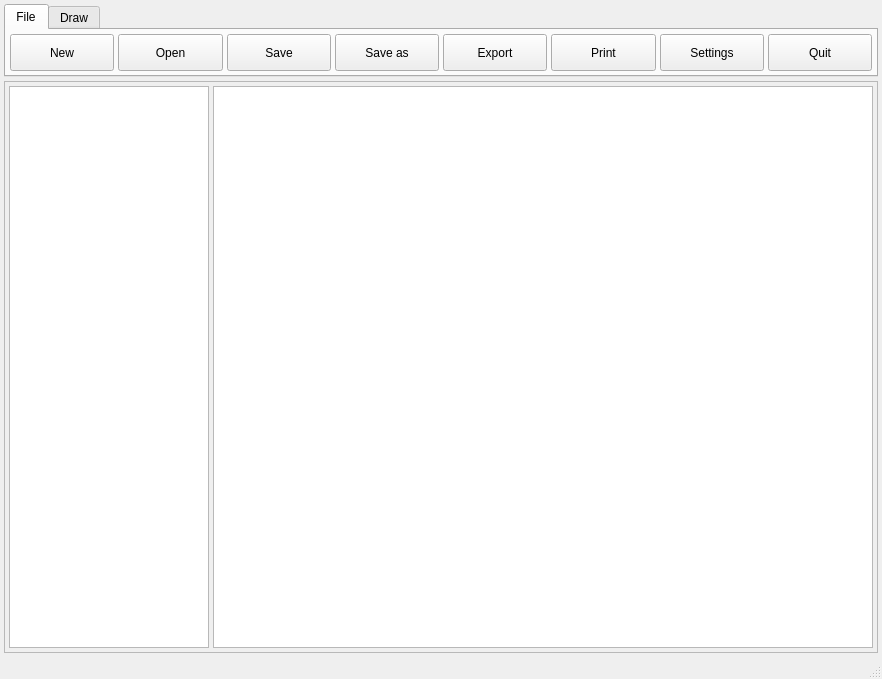
<?xml version="1.0" encoding="UTF-8"?>
<ui version="4.0">
 <class>MainWindow</class>
 <widget class="QMainWindow" name="MainWindow">
  <property name="geometry">
   <rect>
    <x>0</x>
    <y>0</y>
    <width>882</width>
    <height>679</height>
   </rect>
  </property>
  <property name="windowTitle">
   <string>MainWindow</string>
  </property>
  <property name="locale">
   <locale language="English" country="UnitedKingdom"/>
  </property>
  <widget class="QWidget" name="centralWidget">
   <layout class="QVBoxLayout" name="verticalLayout">
    <property name="spacing">
     <number>4</number>
    </property>
    <property name="leftMargin">
     <number>4</number>
    </property>
    <property name="topMargin">
     <number>4</number>
    </property>
    <property name="rightMargin">
     <number>4</number>
    </property>
    <property name="bottomMargin">
     <number>4</number>
    </property>
    <item>
     <widget class="QTabWidget" name="top_tab_menu">
      <property name="sizePolicy">
       <sizepolicy hsizetype="Expanding" vsizetype="Fixed">
        <horstretch>0</horstretch>
        <verstretch>0</verstretch>
       </sizepolicy>
      </property>
      <property name="minimumSize">
       <size>
        <width>0</width>
        <height>0</height>
       </size>
      </property>
      <property name="maximumSize">
       <size>
        <width>16777215</width>
        <height>200</height>
       </size>
      </property>
      <property name="focusPolicy">
       <enum>Qt::TabFocus</enum>
      </property>
      <property name="locale">
       <locale language="English" country="UnitedKingdom"/>
      </property>
      <property name="currentIndex">
       <number>0</number>
      </property>
      <property name="usesScrollButtons">
       <bool>true</bool>
      </property>
      <widget class="QWidget" name="file_tab">
       <attribute name="title">
        <string>File</string>
       </attribute>
       <layout class="QHBoxLayout" name="horizontalLayout_2">
        <property name="spacing">
         <number>4</number>
        </property>
        <property name="leftMargin">
         <number>4</number>
        </property>
        <property name="topMargin">
         <number>4</number>
        </property>
        <property name="rightMargin">
         <number>4</number>
        </property>
        <property name="bottomMargin">
         <number>4</number>
        </property>
        <item>
         <widget class="QToolButton" name="new_button">
          <property name="sizePolicy">
           <sizepolicy hsizetype="Minimum" vsizetype="MinimumExpanding">
            <horstretch>0</horstretch>
            <verstretch>0</verstretch>
           </sizepolicy>
          </property>
          <property name="text">
           <string>New</string>
          </property>
          <property name="icon">
           <iconset theme="document-new">
            <normaloff>.</normaloff>.</iconset>
          </property>
          <property name="iconSize">
           <size>
            <width>32</width>
            <height>32</height>
           </size>
          </property>
          <property name="toolButtonStyle">
           <enum>Qt::ToolButtonTextUnderIcon</enum>
          </property>
         </widget>
        </item>
        <item>
         <widget class="QToolButton" name="open_button">
          <property name="sizePolicy">
           <sizepolicy hsizetype="Minimum" vsizetype="Expanding">
            <horstretch>0</horstretch>
            <verstretch>0</verstretch>
           </sizepolicy>
          </property>
          <property name="text">
           <string>Open</string>
          </property>
          <property name="icon">
           <iconset theme="document-open">
            <normaloff>.</normaloff>.</iconset>
          </property>
          <property name="iconSize">
           <size>
            <width>32</width>
            <height>32</height>
           </size>
          </property>
          <property name="toolButtonStyle">
           <enum>Qt::ToolButtonTextUnderIcon</enum>
          </property>
         </widget>
        </item>
        <item>
         <widget class="QToolButton" name="save_button">
          <property name="sizePolicy">
           <sizepolicy hsizetype="Minimum" vsizetype="Expanding">
            <horstretch>0</horstretch>
            <verstretch>0</verstretch>
           </sizepolicy>
          </property>
          <property name="text">
           <string>Save</string>
          </property>
          <property name="icon">
           <iconset theme="document-save">
            <normaloff>.</normaloff>.</iconset>
          </property>
          <property name="iconSize">
           <size>
            <width>32</width>
            <height>32</height>
           </size>
          </property>
          <property name="toolButtonStyle">
           <enum>Qt::ToolButtonTextUnderIcon</enum>
          </property>
         </widget>
        </item>
        <item>
         <widget class="QToolButton" name="save_as_button">
          <property name="sizePolicy">
           <sizepolicy hsizetype="Minimum" vsizetype="Expanding">
            <horstretch>0</horstretch>
            <verstretch>0</verstretch>
           </sizepolicy>
          </property>
          <property name="text">
           <string>Save as</string>
          </property>
          <property name="icon">
           <iconset theme="document-save-as">
            <normaloff>.</normaloff>.</iconset>
          </property>
          <property name="iconSize">
           <size>
            <width>32</width>
            <height>32</height>
           </size>
          </property>
          <property name="toolButtonStyle">
           <enum>Qt::ToolButtonTextUnderIcon</enum>
          </property>
         </widget>
        </item>
        <item>
         <widget class="QToolButton" name="export_button">
          <property name="sizePolicy">
           <sizepolicy hsizetype="Minimum" vsizetype="Expanding">
            <horstretch>0</horstretch>
            <verstretch>0</verstretch>
           </sizepolicy>
          </property>
          <property name="text">
           <string>Export</string>
          </property>
          <property name="icon">
           <iconset theme="document-send">
            <normaloff>.</normaloff>.</iconset>
          </property>
          <property name="iconSize">
           <size>
            <width>32</width>
            <height>32</height>
           </size>
          </property>
          <property name="toolButtonStyle">
           <enum>Qt::ToolButtonTextUnderIcon</enum>
          </property>
         </widget>
        </item>
        <item>
         <widget class="QToolButton" name="print_button">
          <property name="sizePolicy">
           <sizepolicy hsizetype="Minimum" vsizetype="Expanding">
            <horstretch>0</horstretch>
            <verstretch>0</verstretch>
           </sizepolicy>
          </property>
          <property name="text">
           <string>Print</string>
          </property>
          <property name="icon">
           <iconset theme="document-print">
            <normaloff>.</normaloff>.</iconset>
          </property>
          <property name="iconSize">
           <size>
            <width>32</width>
            <height>32</height>
           </size>
          </property>
          <property name="toolButtonStyle">
           <enum>Qt::ToolButtonTextUnderIcon</enum>
          </property>
         </widget>
        </item>
        <item>
         <widget class="QToolButton" name="settings_button">
          <property name="sizePolicy">
           <sizepolicy hsizetype="Minimum" vsizetype="Expanding">
            <horstretch>0</horstretch>
            <verstretch>0</verstretch>
           </sizepolicy>
          </property>
          <property name="text">
           <string>Settings</string>
          </property>
          <property name="icon">
           <iconset theme="preferences-system">
            <normaloff>.</normaloff>.</iconset>
          </property>
          <property name="iconSize">
           <size>
            <width>32</width>
            <height>32</height>
           </size>
          </property>
          <property name="toolButtonStyle">
           <enum>Qt::ToolButtonTextUnderIcon</enum>
          </property>
         </widget>
        </item>
        <item>
         <widget class="QToolButton" name="quit_button">
          <property name="sizePolicy">
           <sizepolicy hsizetype="Minimum" vsizetype="Expanding">
            <horstretch>0</horstretch>
            <verstretch>0</verstretch>
           </sizepolicy>
          </property>
          <property name="text">
           <string>Quit</string>
          </property>
          <property name="icon">
           <iconset theme="application-exit">
            <normaloff>.</normaloff>.</iconset>
          </property>
          <property name="iconSize">
           <size>
            <width>32</width>
            <height>32</height>
           </size>
          </property>
          <property name="toolButtonStyle">
           <enum>Qt::ToolButtonTextUnderIcon</enum>
          </property>
         </widget>
        </item>
       </layout>
      </widget>
      <widget class="QWidget" name="draw_tab">
       <attribute name="title">
        <string>Draw</string>
       </attribute>
       <layout class="QHBoxLayout" name="horizontalLayout_3">
        <item>
         <widget class="QToolButton" name="line_button">
          <property name="sizePolicy">
           <sizepolicy hsizetype="Fixed" vsizetype="Fixed">
            <horstretch>0</horstretch>
            <verstretch>0</verstretch>
           </sizepolicy>
          </property>
          <property name="text">
           <string>Line</string>
          </property>
          <property name="icon">
           <iconset theme="document">
            <normaloff>.</normaloff>.</iconset>
          </property>
          <property name="iconSize">
           <size>
            <width>32</width>
            <height>32</height>
           </size>
          </property>
          <property name="checkable">
           <bool>true</bool>
          </property>
          <property name="toolButtonStyle">
           <enum>Qt::ToolButtonTextUnderIcon</enum>
          </property>
         </widget>
        </item>
        <item>
         <widget class="QToolButton" name="circle_button">
          <property name="sizePolicy">
           <sizepolicy hsizetype="Fixed" vsizetype="Fixed">
            <horstretch>0</horstretch>
            <verstretch>0</verstretch>
           </sizepolicy>
          </property>
          <property name="text">
           <string>Circle</string>
          </property>
          <property name="icon">
           <iconset theme="document">
            <normaloff>.</normaloff>.</iconset>
          </property>
          <property name="iconSize">
           <size>
            <width>32</width>
            <height>32</height>
           </size>
          </property>
          <property name="checkable">
           <bool>true</bool>
          </property>
          <property name="toolButtonStyle">
           <enum>Qt::ToolButtonTextUnderIcon</enum>
          </property>
         </widget>
        </item>
        <item>
         <widget class="QToolButton" name="rectangle_button">
          <property name="sizePolicy">
           <sizepolicy hsizetype="Fixed" vsizetype="Fixed">
            <horstretch>0</horstretch>
            <verstretch>0</verstretch>
           </sizepolicy>
          </property>
          <property name="text">
           <string>Rectangle</string>
          </property>
          <property name="icon">
           <iconset theme="document">
            <normaloff>.</normaloff>.</iconset>
          </property>
          <property name="iconSize">
           <size>
            <width>32</width>
            <height>32</height>
           </size>
          </property>
          <property name="checkable">
           <bool>true</bool>
          </property>
          <property name="toolButtonStyle">
           <enum>Qt::ToolButtonTextUnderIcon</enum>
          </property>
         </widget>
        </item>
        <item>
         <widget class="QToolButton" name="label_button">
          <property name="sizePolicy">
           <sizepolicy hsizetype="Fixed" vsizetype="Fixed">
            <horstretch>0</horstretch>
            <verstretch>0</verstretch>
           </sizepolicy>
          </property>
          <property name="text">
           <string>Label</string>
          </property>
          <property name="icon">
           <iconset theme="document">
            <normaloff>.</normaloff>.</iconset>
          </property>
          <property name="iconSize">
           <size>
            <width>32</width>
            <height>32</height>
           </size>
          </property>
          <property name="checkable">
           <bool>true</bool>
          </property>
          <property name="toolButtonStyle">
           <enum>Qt::ToolButtonTextUnderIcon</enum>
          </property>
         </widget>
        </item>
       </layout>
      </widget>
     </widget>
    </item>
    <item>
     <widget class="QFrame" name="frame">
      <property name="frameShape">
       <enum>QFrame::StyledPanel</enum>
      </property>
      <property name="frameShadow">
       <enum>QFrame::Raised</enum>
      </property>
      <layout class="QHBoxLayout" name="horizontalLayout">
       <property name="spacing">
        <number>4</number>
       </property>
       <property name="leftMargin">
        <number>4</number>
       </property>
       <property name="topMargin">
        <number>4</number>
       </property>
       <property name="rightMargin">
        <number>4</number>
       </property>
       <property name="bottomMargin">
        <number>4</number>
       </property>
       <item>
        <widget class="QListView" name="object_list_view">
         <property name="maximumSize">
          <size>
           <width>200</width>
           <height>16777215</height>
          </size>
         </property>
        </widget>
       </item>
       <item>
        <widget class="ViewWidget" name="main_view_widget">
         <property name="maximumSize">
          <size>
           <width>16777215</width>
           <height>16777215</height>
          </size>
         </property>
         <property name="baseSize">
          <size>
           <width>0</width>
           <height>0</height>
          </size>
         </property>
        </widget>
       </item>
      </layout>
     </widget>
    </item>
   </layout>
  </widget>
  <widget class="QStatusBar" name="statusBar"/>
 </widget>
 <layoutdefault spacing="6" margin="11"/>
 <customwidgets>
  <customwidget>
   <class>ViewWidget</class>
   <extends>QGraphicsView</extends>
   <header>2D/ViewWidget.h</header>
  </customwidget>
 </customwidgets>
 <resources/>
 <connections/>
</ui>
